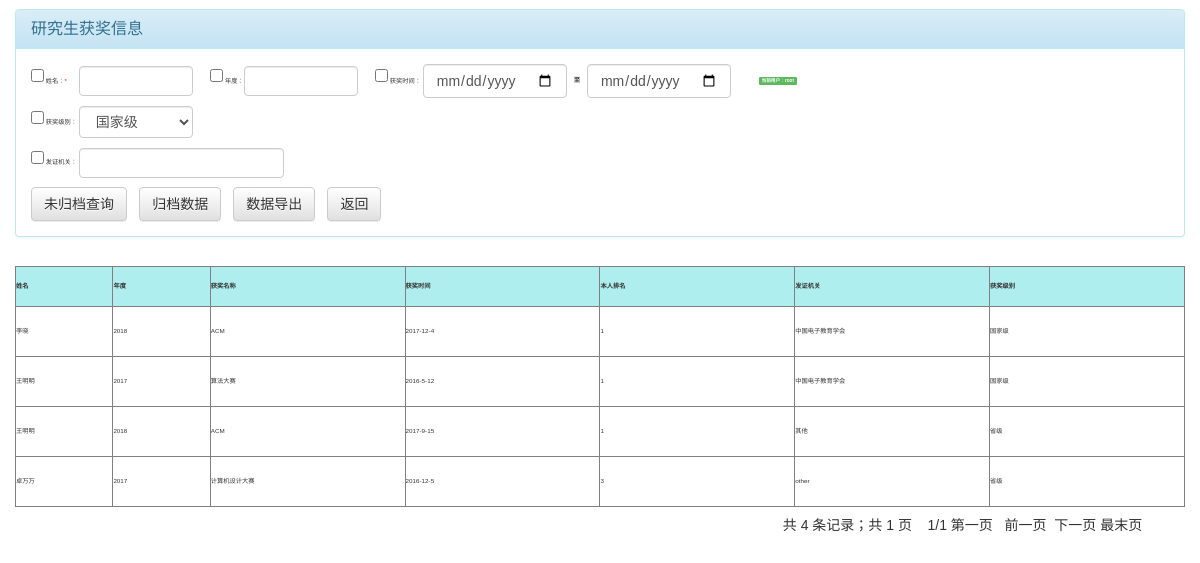
The app's page /studentinfo/postgraduate/searchRecord.php (signed in) with its own data.
### tables this page shows
CREATE TABLE `postgraduate` (
  `name` varchar(10) NOT NULL,
  `year` varchar(20) DEFAULT NULL,
  `pigeonhole` tinyint(15) DEFAULT '0',
  `award_name` varchar(100) DEFAULT NULL,
  `award_time` varchar(20) DEFAULT NULL,
  `rank` int(20) NOT NULL DEFAULT '0',
  `licenceauth` varchar(100) DEFAULT NULL,
  `awark_class` varchar(20) DEFAULT NULL,
  `time` varchar(100) NOT NULL,
  `id` int(11) NOT NULL
);

### studentinfo/postgraduate/searchRecord.php (the view, shortened to what this page needs)
<!DOCTYPE html>
<head>
    <?php
    include_once "../../common/conn.php";
    if (empty($_SESSION['username']))
    {
        echo"<script type="."\""."text/javascript"."\"".">"."window.location="."\""."../index.php"."\""."</script>";
    }
    else
    {
        $username = $_SESSION['username'];
    }
    ?>
    <?php
        $Page_size=4;
        $sql_count = "SELECT * FROM `postgraduate`";
        $stmt = $pdo->query($sql_count);
        $count = $stmt->rowCount();
        $page_count = ceil($count/$Page_size);
        $pages=$page_count;
        if(empty($_GET['page'])||$_GET['page']<0){
            $page=1;
        }else {
            $page=$_GET['page'];
        }
        $offset=$Page_size*($page-1);
    ?>
    <link rel="stylesheet" href="../../assets/jquery-ui.min.css">
    <link rel="stylesheet" href="assets/style.css">
</head>
<body>
    <br>
<div class="page" width="100%">
    <form id="iterInfo" name="iterInfo" method="post" action="datasorce.php" class="form-inline" role="form" enctype="multipart/form-data">
        <div class="panel panel-info" width="100%">
            <div class="panel-heading">
                <h3 class="panel-title">
                    研究生获奖信息
                </h3>
            </div>
            <div class="panel-body">
                <input type='checkbox' name='a'/>
                姓名：<font color='#FF0000'>*</font>&nbsp;&nbsp;&nbsp;&nbsp;&nbsp;&nbsp;
                <input type="text" id='name' class="form-control" style="width:10%;height:25%;" name='name'/>
                <input type='checkbox' name='b'/>
                年度：<input type="text" id='year' class="form-control" style="width:10%;height:25%;" name='year'/>
                <input type='checkbox' name='c'/>
                获奖时间：
                <input id='date1' class="form-control" name='date1' type="date" width="50px"/>
                <label>至</label>
                <input id='date2' class="form-control" name='date2' type="date" width="50px"/>
                <span class='label label-success' name="username" id="username">当前用户：<?php echo $username; ?></span>
                <br><br>
                <input type='checkbox' name='d'/>
                获奖级别：
                <select style='width:10%;height:25%;' class='form-control' name='awark_class' type='text' id='awark_class'>
                    <option value='国家级' selected="selected">国家级</option>
                </select>
                <br><br>
                <input type='checkbox' name='e'/>
                发证机关：
                <input type="text" id='licenceauth' class="form-control" style="width:18%;height:25%;" name='licenceauth'/>
                <br><br>
                <input type='button' class='btn btn-default' onclick='searchData()' value='未归档查询'/>&nbsp; &nbsp;&nbsp; &nbsp;
                <input type='button' class='btn btn-default' onclick='pigeonhole()' value='归档数据'/>&nbsp; &nbsp;&nbsp; &nbsp;
                <input type='button' class='btn btn-default' id='download' value='数据导出'/>&nbsp; &nbsp;&nbsp; &nbsp;
                <input type='button' class='btn btn-default' onclick='previouspage()' value='返回'/>&nbsp; &nbsp;&nbsp; &nbsp;
            </div>
        </div>
    </form>
</div>
    <br>
    <?php
        echo "<div id='accort' class='table-responsive table2excel' data-tableName='Test Table 1'>";
            echo "<table width='100%' cellspacing='0'  cellpadding='0' border='1' style='width:100%;table-layout:fixed'>";
            echo "<tr height='40px' bgcolor='#AFEEEE'>
                  <th style='width:5%;table-layout:fixed'>姓名</th>
                  <th style='width:5%;table-layout:fixed'>年度</th>
                  <th style='width:10%;table-layout:fixed'>获奖名称</th>
                  <th style='width:10%;table-layout:fixed'>获奖时间</th>
                  <th style='width:10%;table-layout:fixed'>本人排名</th>
                  <th style='width:10%;table-layout:fixed'>发证机关</th>
                  <th style='width:10%;table-layout:fixed'>获奖级别</th>
                  </tr>";
            $sql = "SELECT `name`,`year`,`award_name`,`award_time`,`rank`,`licenceauth`,`awark_class` FROM `postgraduate` order by `time` limit $offset,$Page_size";
            foreach ($pdo->query($sql) as $row){
                 echo "<tr height='50px'>";
                 echo "<td>{$row['name']}</td>";
                 echo "<td>{$row['year']}</td>";
                 echo "<td>{$row['award_name']}</td>";
                 echo "<td>{$row['award_time']}</td>";
                 echo "<td>{$row['rank']}</td>";
                 echo "<td>{$row['licenceauth']}</td>";
                 echo "<td>{$row['awark_class']}</td>";
                 echo "</tr>";
            }
            echo "</table>";
            echo "<br>";
        echo "</div>";
        echo '<div class="page" align="right"  style="font-size:14px">';
        $countpages = "共 " . $count . " 条记录；" . "共 " . $pages . " 页";
        echo $countpages,"&nbsp;&nbsp;&nbsp;&nbsp;";
            echo "<span id='pagenumber'>$page/$pages</span> ";
                if($page!=1){
                    echo "<a href='searchRecord.php?page=1'>第一页</a>&nbsp;";
                    echo "<a href='searchRecord.php?page=".($page-1)."'>前一页</a>&nbsp;";
                }else {
                    echo "第一页 &nbsp;&nbsp;";
                    echo "前一页&nbsp;&nbsp;";
                }
                if($page!=$pages){
                    echo "<a href='searchRecord.php?page=".($page+1)."'>下一页</a>&nbsp;";
                    echo "<a href='searchRecord.php?page=".($pages)."'>最末页</a>&nbsp;";
                }else {
                    echo "下一页 ";
                    echo "最末页";
                }
            echo '</div>';
     ?>
</body>
</html>

### assets/style.css (style rules this page uses)
body { font-family: "Trebuchet MS", "Helvetica", "Arial", "Verdana", "sans-serif"; font-size: 62.5%; }

### records on screen
postgraduate: name "李晓", year "2018", award_name "ACM", award_time "2017-12-4", rank "1", licenceauth "中国电子教育学会", awark_class "国家级"
postgraduate: name "王明明", year "2017", award_name "算法大赛", award_time "2016-5-12", rank "1", licenceauth "中国电子教育学会", awark_class "国家级"
postgraduate: name "王明明", year "2018", award_name "ACM", award_time "2017-9-15", rank "1", licenceauth "其他", awark_class "省级"
postgraduate: name "卓万万", year "2017", award_name "计算机设计大赛", award_time "2016-12-5", rank "3", licenceauth "other", awark_class "省级"

### other values on screen
$countpages "共 4 条记录；共 1 页"
$page "1"
$pages "1"
